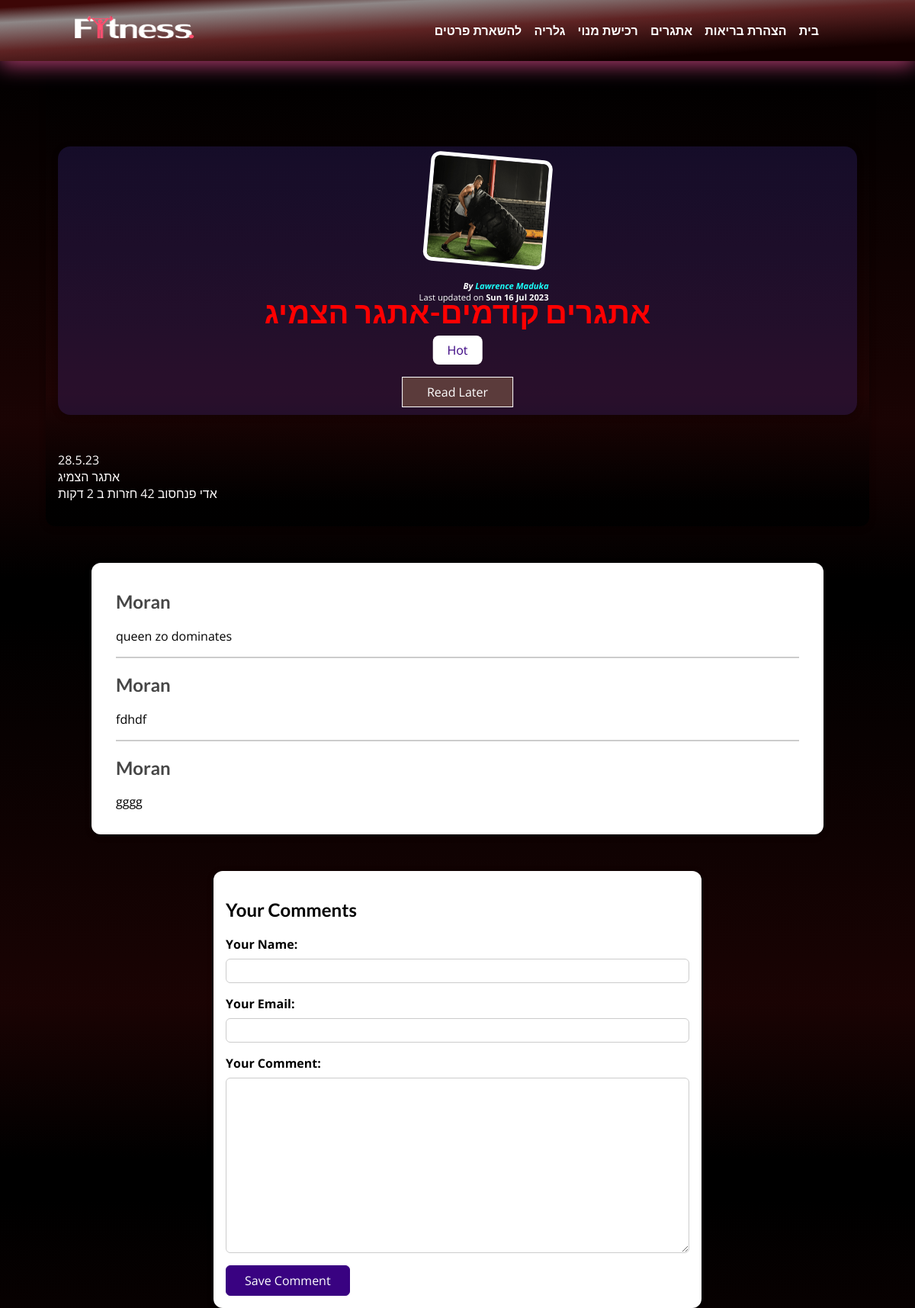
The app's page /posts/hioke-in-the-mountains with its own data.
### blog/models.py (models this page shows, shortened)
class Post(models.Model):
    title = models.CharField(max_length=150)
    excerpt = models.CharField(max_length=200)
    image = models.ImageField(upload_to="post", null= True)
    date = models.DateField(auto_now=True)
    slug = models.SlugField(unique=True, db_index=True)
    content = models.TextField(validators=[MinLengthValidator(10)])
    author = models.ForeignKey(Author, on_delete=models.SET_NULL,null=True, related_name="posts")
    tags = models.ManyToManyField(Tag)

class Tag(models.Model):
    caption = models.CharField(max_length=20)

class Author(models.Model):
    first_name = models.CharField(max_length=150)
    last_name = models.CharField(max_length=150)
    email_address = models.EmailField(max_length=150)
    def full_name(self):
        return f"{self.first_name} {self.last_name}"
    def __str__(self) -> str:
        return self.full_name()

class Comment(models.Model):
    user_name = models.CharField(max_length= 120)
    user_email = models.EmailField()
    text = models.TextField(max_length=400)
    post = models.ForeignKey(Post, on_delete=models.CASCADE, related_name="comments")

### blog/views.py (the view, shortened to what this page needs)
# urls.py: path("posts/<slug:slug>", views.SinglePostsView.as_view(), name="post-detail-page"),
class SinglePostsView(View):
    def is_stored_post(self, request, post_id):
        stored_posts = request.session.get("stored_posts")
        if stored_posts is not None:
            is_saved_for_later = post_id in stored_posts
        else:
            is_saved_for_later = False
        return is_saved_for_later
    def get(self,request,slug):
        post = Post.objects.get(slug=slug)
        stored_posts = request.session.get("stored_posts")
        context = {
            "post":post,
            "post_tags": post.tags.all(),
            "comment_form": CommentForm(),
            "comments": post.comments.all().order_by("-id"),
            "saved_for_later": self.is_stored_post(request, post.id)
        }
        return render(request, "blog/post-detail.html", context)

### blog/forms.py
class CommentForm(forms.ModelForm):
    class Meta:
        model = Comment
        exclude = ["post"]
        labels = {
            "user_name": "Your Name",
            "user_email": "Your Email",
            "text": "Your Comment"
        }

### blog/templates/blog/post-detail.html (shortened to what this page needs)
{% extends 'base.html' %}
{% load static%}
{% block css_files %}
<link rel="stylesheet" href="{% static "blog/post-detail.css" %}">
<link rel="stylesheet" href="{% static "blog/index.css" %}">
{% endblock%}
{% block content%}
<main>
<section id="summary">
    <h2> {{post.title}}</h2>
    <div>{% for tag in post_tags %}
            <span class="tag">{{ tag.caption }}</span>
        {% endfor %}
    </div>
    <div id = "read-later">
        <form action="{% url 'read-later' %}" method= "POST">
            <button>
                {% if saved_for_later %}
                    Remove from read later
                {% else %}
                    Read Later
                {% endif %}
            </button>
        </form>
    </div>
    <article>
            <img src="{{post.image.url}}" alt="{{post.title}}">
            <address> By <a href="mailto:{{post.author.email_address}}">{{post.author|title}}</a></address>
            <div class="post__content">
                Last updated on  <time>{{post.date|date:"D d M Y"}}</time>
                </div>
    </article>
</section>
    <div id="postext">
        {{post.content|linebreaks}}
    </div>
</main>
<section id="comments">
    <ul>
        {% for comment in comments %}
            <li>
                <h2> {{comment.user_name}}</h2>
                <p> {{comment.text | linebreaks }} </p>
            </li>
        {% endfor %}
    </ul>
</section>
<section id="comment-form">
    <h2> Your Comments</h2>
    <form action = "{% url 'post-detail-page' post.slug %}" method = "POST">
        {% for form_field in comment_form %}
            <div class="form-control {% if form_field.errors %}invalid{% endif %}">
                {{form_field.label_tag}}
                {{form_field}}
            </div>
            {% endfor %}
        <button>Save Comment</button>
    </form>
</section>
{% endblock%}

### static/app.css (style rules this page uses)
* { box-sizing: border-box; }
html { height: 95vh; font-family: 'Open Sans', 'Lato', sans-serif; scroll-behavior: smooth; overflow-x: hidden; }
body { margin: 0; background-color: rgb(0, 0, 0); }
a { text-decoration: none; }
h1, h2, h3 { font-family: 'Lato', sans-serif; font-weight: bold; }

### blog/static/blog/post-detail.css (style rules this page uses)
body { background: rgb(96, 13, 13); background: linear-gradient(180deg, rgb(0, 0, 0) 7%, rgba(31, 4, 4, 0.849) 73%, rgba(0, 0, 0, 1.945) 100%); }
html { scroll-behavior: smooth; }
#summary { display: block; margin: 8rem auto 3rem auto; padding: 2rem; width: 100%; max-width: 90rem; border-radius: 16px; background-color: #664cf529; position: relative; box-shadow: 0 2px 8px rgba(0, 0, 0, 0.25); height: 22rem; position:relative; }
#summary h2 { color: white; width:80%; font-size: 4rem; margin-bottom: 0.25rem; }
#summary article { position: relative; top: -100%; right: 1%; padding: 1rem 2rem; border-radius: 12px; text-align: right; color: white; }
#summary article img { width: 12rem; height: 12rem; border-radius: 12px; transform: rotateZ(5deg); border: 5px solid white; margin-bottom: 1rem; }
#summary address { font-weight: bold; }
#summary a { color: #1afff9; text-decoration: none; }
time { font-weight: bold; }
#read-later { margin: 2rem 0; }
#read-later button { background-color: #5b3b3b; border: 1px solid white; padding: 0.5rem 2rem; font: inherit; color: white; cursor: pointer; }
main { width: 90%; max-width: 90rem; margin: 3rem auto; background: rgb(96, 13, 13); background: linear-gradient(180deg, rgb(0, 0, 0) 7%, rgba(31, 4, 4, 0.849) 73%, rgba(0, 0, 0, 0.945) 95%); padding: 1rem; border-radius: 12px; box-shadow: 0 2px 8px rgba(0, 0, 0, 0.25); }
#postext p { color: #fffcfc; font-size:1.5vw }
.tag { background-color: white; color: #390281; padding: 0.5rem 1rem; border-radius: 8px; }
#comment-form { margin: 3rem auto; width: 90%; max-width: 40rem; border-radius: 12px; background-color: white; box-shadow: 0 2px 8px rgba(0, 0, 0, 0.25); padding: 1rem; }
#comment-form button { font: inherit; background-color: #390281; color: white; border: 1px solid #390281; padding: 0.5rem 1.5rem; border-radius: 6px; cursor: pointer; }
.form-control { margin-bottom: 1rem; }
.form-control label { font-weight: bold; margin-bottom: 0.5rem; display: block; }
.form-control input, .form-control textarea { display: block; width: 100%; font: inherit; padding: 0.25rem; border-radius: 6px; border: 1px solid #ccc; }
#comments { margin: 3rem auto; width: 90%; max-width: 60rem; border-radius: 12px; background-color: white; box-shadow: 0 2px 8px rgba(0, 0, 0, 0.25); padding: 1rem 2rem; }
#comments ul { list-style: none; margin: 0; padding: 0; }
#comments li { margin-bottom: 1rem; border-bottom: 2px solid #ccc; }
#comments li:last-of-type { border-bottom: none; }
#comments h2 { color: #464646; }
@media (max-width:1400px) { #summary h2 { color: rgb(255, 0, 0); font-size:2.5rem; padding-top:8rem; text-align:center; width:100% } }
@media (max-width:1400px) { #summary article { font-size:0.7rem; position:absolute; top: -1%; right: 40%; transform: translate(20%, 0%); } }
@media (max-width:1400px) { #summary article img { width:10rem; height:9rem; } }
@media (max-width:1400px) { #read-later button { position:absolute; top: 80%; right: 50%; transform: translate(50%, 50%); } }
@media (max-width:1400px) { #postext p { color: #fffcfc; font-size:1rem; } }
@media (max-width:1400px) { .tag { position:absolute; top: 65%; right: 50%; transform: translate(50%, 50%); } }

### blog/static/blog/index.css (style rules this page uses)
* { box-sizing: border-box; }
html { height: 95vh; font-family: 'Open Sans', 'Lato', sans-serif; scroll-behavior: smooth; overflow-x: hidden; }
body { margin: 0; background-color: rgb(0, 0, 0); }
a { text-decoration: none; }
h1, h2, h3 { font-family: 'Lato', sans-serif; font-weight: bold; }

### records on screen
Post: title "אתגרים קודמים-אתגר הצמיג", image (picture), author "Lawrence Maduka", date "Sun 16 Jul 2023", content "28.5.23 אתגר הצמיג אדי פנחסוב 42 חזרות ב 2 דקות"
Tag: caption "Hot"
Comment: user_name "Moran", text "queen zo dominates"
Comment: user_name "Moran", text "fdhdf"
Comment: user_name "Moran", text "gggg"
